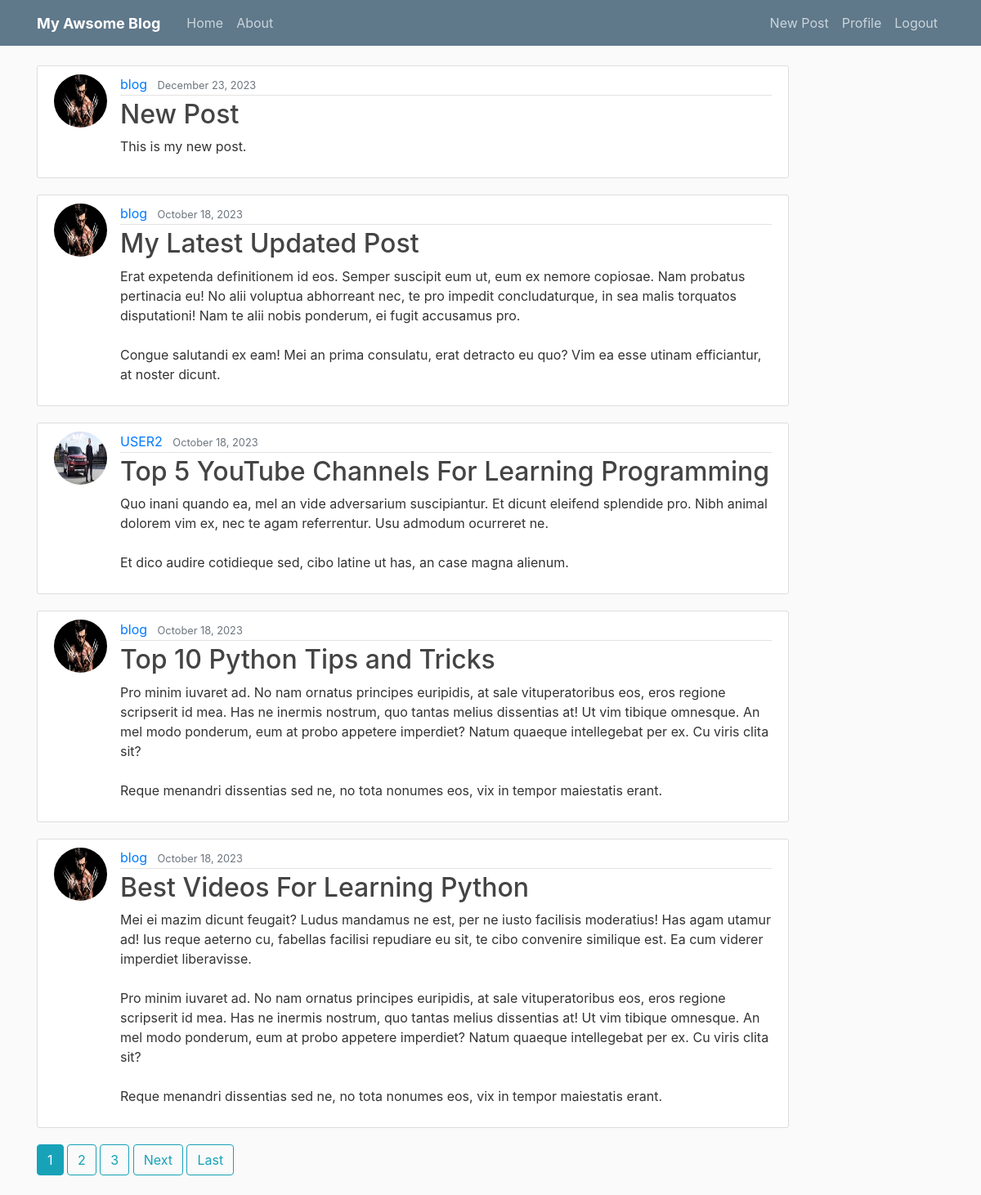
The app's page / (signed in) with its own data.
### blog/models.py (models this page shows, shortened)
class Post(models.Model):
    title = models.CharField(max_length=100)
    content = models.TextField()
    date_posted = models.DateTimeField(default=timezone.now)
    author = models.ForeignKey(User, on_delete=models.CASCADE)

### users/models.py (models this page shows, shortened)
class Profile(models.Model):
    user = models.OneToOneField(User, on_delete=models.CASCADE)
    image = models.ImageField(default='default.jpg', upload_to='profile_pics')

### blog/views.py (the view)
# urls.py: path('', PostListView.as_view(), name='blog-home'),
class PostListView(LoginRequiredMixin, ListView):
    model = Post
    template_name = 'blog/home.html' # <app>/<model>_list.html
    context_object_name = 'posts'
    ordering = ['-date_posted']
    paginate_by = 5

### blog/templates/blog/home.html (shortened to what this page needs)
{% extends 'blog/base.html' %}
{% block content %}
        {% for post in posts %}
           <article class="media content-section">
			  <img class="rounded-circle article-img" src="{{ post.author.profile.image.url }}">
			  <div class="media-body">
			    <div class="article-metadata">
			      <a class="mr-2" href="{% url 'user-posts' post.author.username %}">{{ post.author }}</a>
			      <small class="text-muted">{{ post.date_posted|date:"F d, Y" }}</small>
			    </div>
			    <h2><a class="article-title" href="{% url 'post-detail' post.id %}">{{ post.title }}</a></h2>
			    <p class="article-content">{{ post.content }}</p>
			  </div>
			</article>
        {% endfor %}
		{% if is_paginated %}
		{% for num in page_obj.paginator.page_range %}
			{% if page_obj.number == num %}
			<a class="btn btn-info mb-4" href="?page={{ num }}">{{ num }}</a>
			{% elif num > page_obj.number|add:'-3' and num < page_obj.number|add:'3' %}
			<a class="btn btn-outline-info mb-4" href="?page={{ num }}">{{ num }}</a>
			{% endif %}
		{% endfor %}
		{% if page_obj.has_next %}
			<a class="btn btn-outline-info mb-4" href="?page={{ page_obj.next_page_number }}">Next</a>
			<a class="btn btn-outline-info mb-4" href="?page={{ page_obj.paginator.num_pages }}">Last</a>
		{% endif %}
		{% endif %}
{% endblock content %}

### blog/templates/blog/base.html (shortened to what this page needs)
{% load static %}
<!DOCTYPE html>
<html>
<head>
    <link rel="stylesheet" href="https://cdn.jsdelivr.net/npm/bootstrap@4.4.1/dist/css/bootstrap.min.css">
    <link rel="stylesheet" type="text/css" href="{% static 'blog/main.css' %}">
</head>
<body>
	<header class="site-header">
       <nav class="navbar navbar-expand-md navbar-dark bg-steel fixed-top">
	    <div class="container">
	      <a class="navbar-brand mr-4" href="{% url 'blog-home' %}" style="color: white; font-size: large; font-weight:bold;">My Awsome Blog</a>
	      <div class="collapse navbar-collapse" id="navbarToggle">
	        <div class="navbar-nav mr-auto">
	          <a class="nav-item nav-link" href="{% url 'blog-home' %}">Home</a>
	          <a class="nav-item nav-link" href="{% url 'blog-about' %}">About</a>
	        </div>
	        <div class="navbar-nav">
			  {% if user.is_authenticated %}
			  <a class="nav-item nav-link" href="{% url 'post-create' %}">New Post</a>
			  <a class="nav-item nav-link" href="{% url 'profile' %}">Profile</a>
			    <a class="nav-item nav-link" href="{% url 'logout' %}">Logout</a>
			  {% else %}
			  <a class="nav-item nav-link" href="{% url 'login' %}">Login</a>
			  <a class="nav-item nav-link" href="{% url 'register' %}">Register</a>
			  {% endif %}
	        </div>
	      </div>
	    </div>
      </nav>
    </header>
	<main role="main" class="container">
	  <div class="row">
	    <div class="col-md-10">
	      {% block content %}{% endblock content %}
	    </div>
	  </div>
    </main>
</body>
</html>

### blog/static/blog/main.css (style rules this page uses)
body { background: #fafafa; color: #333333; margin-top: 5rem; }
h1, h2, h3, h4, h5, h6 { color: #444444; }
.bg-steel { background-color: #5f788a; }
.site-header .navbar-nav .nav-link { color: #cbd5db; }
.content-section { background: #ffffff; padding: 10px 20px; border: 1px solid #dddddd; border-radius: 3px; margin-bottom: 20px; }
.article-title { color: #444444; }
.article-content { white-space: pre-line; }
.article-img { height: 65px; width: 65px; margin-right: 16px; }
.article-metadata { padding-bottom: 1px; margin-bottom: 4px; border-bottom: 1px solid #e3e3e3 }

### records on screen
Post: author.profile.image (picture), author "blog", date_posted "December 23, 2023", title "New Post", content "This is my new post."
Post: author.profile.image (picture), author "blog", date_posted "October 18, 2023", title "My Latest Updated Post", content "Erat expetenda definitionem id eos. Semper suscipit eum ut, eum ex nemore copiosae. Nam probatus pertinacia eu! No alii voluptua abhorreant nec, te pro impedit concludaturque, in sea malis torquatos disputationi! Nam te alii nobis ponderum, ei fugit accusamus pro. Congue salutandi ex eam! Mei an prima consulatu, erat detracto eu quo? Vim ea esse utinam efficiantur, at noster dicunt."
Post: author.profile.image (picture), author "USER2", date_posted "October 18, 2023", title "Top 5 YouTube Channels For Learning Programming", content "Quo inani quando ea, mel an vide adversarium suscipiantur. Et dicunt eleifend splendide pro. Nibh animal dolorem vim ex, nec te agam referrentur. Usu admodum ocurreret ne. Et dico audire cotidieque sed, cibo latine ut has, an case magna alienum."
Post: author.profile.image (picture), author "blog", date_posted "October 18, 2023", title "Top 10 Python Tips and Tricks", content "Pro minim iuvaret ad. No nam ornatus principes euripidis, at sale vituperatoribus eos, eros regione scripserit id mea. Has ne inermis nostrum, quo tantas melius dissentias at! Ut vim tibique omnesque. An mel modo ponderum, eum at probo appetere imperdiet? Natum quaeque intellegebat per ex. Cu viris clita sit? Reque menandri dissentias sed ne, no tota nonumes eos, vix in tempor maiestatis erant."
Post: author.profile.image (picture), author "blog", date_posted "October 18, 2023", title "Best Videos For Learning Python", content "Mei ei mazim dicunt feugait? Ludus mandamus ne est, per ne iusto facilisis moderatius! Has agam utamur ad! Ius reque aeterno cu, fabellas facilisi repudiare eu sit, te cibo convenire similique est. Ea cum viderer imperdiet liberavisse. Pro minim iuvaret ad. No nam ornatus principes euripidis, at sale vituperatoribus eos, eros regione scripserit id mea. Has ne inermis nostrum, quo tantas melius dissentias at! Ut vim tibique omnesque. An mel modo ponderum, eum at probo appetere imperdiet? Natum quaeque intellegebat per ex. Cu viris clita sit? Reque menandri dissentias sed ne, no tota nonumes eos, vix in tempor maiestatis erant."

### other values on screen
{{ num }} "1"
{{ num }} "2" "3"
